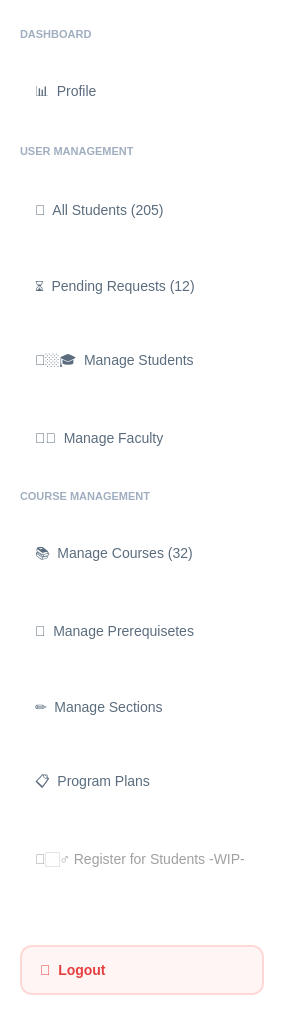
         <widget class="QWidget" name="navScrollContent">
          <property name="geometry">
           <rect>
            <x>0</x>
            <y>-101</y>
            <width>284</width>
            <height>1023</height>
           </rect>
          </property>
          <property name="styleSheet">
           <string notr="true">background-color: white;</string>
          </property>
          <layout class="QVBoxLayout" name="navMainLayout">
           <property name="spacing">
            <number>28</number>
           </property>
           <property name="leftMargin">
            <number>20</number>
           </property>
           <property name="topMargin">
            <number>28</number>
           </property>
           <property name="rightMargin">
            <number>20</number>
           </property>
           <property name="bottomMargin">
            <number>28</number>
           </property>
           <item>
            <widget class="QLabel" name="dashboardSectionLabel">
             <property name="styleSheet">
              <string notr="true">color: #a0aec0; font-size: 11px; font-weight: 800; background: transparent;</string>
             </property>
             <property name="text">
              <string>DASHBOARD</string>
             </property>
            </widget>
           </item>
           <item>
            <widget class="QPushButton" name="buttonProfile">
             <property name="minimumSize">
              <size>
               <width>0</width>
               <height>48</height>
              </size>
             </property>
             <property name="cursor">
              <cursorShape>PointingHandCursor</cursorShape>
             </property>
             <property name="styleSheet">
              <string notr="true">QPushButton {
    background-color: transparent;
    border: none;
    border-radius: 10px;
    color: #5a6c7d;
    font-size: 14px;
    text-align: left;
    padding-left: 15px;
}

QPushButton:hover {
    background-color: #f8f9fa;
    color: #f5576c;
}

/* CHECKED / TOGGLED STATE */
QPushButton:checked {
    background-color: rgba(245, 87, 108, 0.10);  /* faint pink */
    color: #f5576c; 
    font-weight: bold;
    border-left: 4px solid #f5576c;
    padding-left: 11px; /* adjust so bar doesn’t push content too far */
}

/* PRESSED STATE (optional but clean) */
QPushButton:pressed {
    background-color: rgba(245, 87, 108, 0.18);
}
</string>
             </property>
             <property name="text">
              <string>📊  Profile</string>
             </property>
             <property name="checkable">
              <bool>true</bool>
             </property>
             <attribute name="buttonGroup">
              <string notr="true">buttonGroupSubmenus</string>
             </attribute>
            </widget>
           </item>
           <item>
            <widget class="QLabel" name="userMgmtLabel">
             <property name="styleSheet">
              <string notr="true">color: #a0aec0; font-size: 11px; font-weight: 800; background: transparent;</string>
             </property>
             <property name="text">
              <string>USER MANAGEMENT</string>
             </property>
            </widget>
           </item>
           <item>
            <widget class="QPushButton" name="buttonAllStudents">
             <property name="minimumSize">
              <size>
               <width>0</width>
               <height>48</height>
              </size>
             </property>
             <property name="cursor">
              <cursorShape>PointingHandCursor</cursorShape>
             </property>
             <property name="styleSheet">
              <string notr="true">QPushButton {
    background-color: transparent;
    border: none;
    border-radius: 10px;
    color: #5a6c7d;
    font-size: 14px;
    text-align: left;
    padding-left: 15px;
}

QPushButton:hover {
    background-color: #f8f9fa;
    color: #f5576c;
}

/* CHECKED / TOGGLED STATE */
QPushButton:checked {
    background-color: rgba(245, 87, 108, 0.10);  /* faint pink */
    color: #f5576c; 
    font-weight: bold;
    border-left: 4px solid #f5576c;
    padding-left: 11px; /* adjust so bar doesn’t push content too far */
}

/* PRESSED STATE (optional but clean) */
QPushButton:pressed {
    background-color: rgba(245, 87, 108, 0.18);
}
</string>
             </property>
             <property name="text">
              <string>👥  All Students (205)</string>
             </property>
             <property name="checkable">
              <bool>true</bool>
             </property>
             <attribute name="buttonGroup">
              <string notr="true">buttonGroupSubmenus</string>
             </attribute>
            </widget>
           </item>
           <item>
            <widget class="QPushButton" name="buttonPendingRequests">
             <property name="minimumSize">
              <size>
               <width>0</width>
               <height>48</height>
              </size>
             </property>
             <property name="cursor">
              <cursorShape>PointingHandCursor</cursorShape>
             </property>
             <property name="styleSheet">
              <string notr="true">QPushButton {
    background-color: transparent;
    border: none;
    border-radius: 10px;
    color: #5a6c7d;
    font-size: 14px;
    text-align: left;
    padding-left: 15px;
}

QPushButton:hover {
    background-color: #f8f9fa;
    color: #f5576c;
}

/* CHECKED / TOGGLED STATE */
QPushButton:checked {
    background-color: rgba(245, 87, 108, 0.10);  /* faint pink */
    color: #f5576c; 
    font-weight: bold;
    border-left: 4px solid #f5576c;
    padding-left: 11px; /* adjust so bar doesn’t push content too far */
}

/* PRESSED STATE (optional but clean) */
QPushButton:pressed {
    background-color: rgba(245, 87, 108, 0.18);
}
</string>
             </property>
             <property name="text">
              <string>⏳  Pending Requests (12)</string>
             </property>
             <property name="checkable">
              <bool>true</bool>
             </property>
             <attribute name="buttonGroup">
              <string notr="true">buttonGroupSubmenus</string>
             </attribute>
            </widget>
           </item>
           <item>
            <widget class="QPushButton" name="buttonManageStudents">
             <property name="enabled">
              <bool>true</bool>
             </property>
             <property name="minimumSize">
              <size>
               <width>0</width>
               <height>48</height>
              </size>
             </property>
             <property name="cursor">
              <cursorShape>PointingHandCursor</cursorShape>
             </property>
             <property name="styleSheet">
              <string notr="true">QPushButton {
    background-color: transparent;
    border: none;
    border-radius: 10px;
    color: #5a6c7d;
    font-size: 14px;
    text-align: left;
    padding-left: 15px;
}

QPushButton:hover {
    background-color: #f8f9fa;
    color: #f5576c;
}

/* CHECKED / TOGGLED STATE */
QPushButton:checked {
    background-color: rgba(245, 87, 108, 0.10);  /* faint pink */
    color: #f5576c; 
    font-weight: bold;
    border-left: 4px solid #f5576c;
    padding-left: 11px; /* adjust so bar doesn’t push content too far */
}

/* PRESSED STATE */
QPushButton:pressed {
    background-color: rgba(245, 87, 108, 0.18);
}

/* DISABLED STATE */
QPushButton:disabled {
    background-color: transparent;
    color: #a0a0a0;        /* muted grey for disabled */
    border-left: none;      /* remove left bar if present */
    font-weight: normal;    /* remove bold */
}
</string>
             </property>
             <property name="text">
              <string>👨🏼‍🎓  Manage Students</string>
             </property>
             <property name="checkable">
              <bool>true</bool>
             </property>
             <attribute name="buttonGroup">
              <string notr="true">buttonGroupSubmenus</string>
             </attribute>
            </widget>
           </item>
           <item>
            <widget class="QPushButton" name="buttonManageFaculty">
             <property name="enabled">
              <bool>true</bool>
             </property>
             <property name="minimumSize">
              <size>
               <width>0</width>
               <height>48</height>
              </size>
             </property>
             <property name="cursor">
              <cursorShape>PointingHandCursor</cursorShape>
             </property>
             <property name="styleSheet">
              <string notr="true">QPushButton {
    background-color: transparent;
    border: none;
    border-radius: 10px;
    color: #5a6c7d;
    font-size: 14px;
    text-align: left;
    padding-left: 15px;
}

QPushButton:hover {
    background-color: #f8f9fa;
    color: #f5576c;
}

/* CHECKED / TOGGLED STATE */
QPushButton:checked {
    background-color: rgba(245, 87, 108, 0.10);  /* faint pink */
    color: #f5576c; 
    font-weight: bold;
    border-left: 4px solid #f5576c;
    padding-left: 11px; /* adjust so bar doesn’t push content too far */
}

/* PRESSED STATE */
QPushButton:pressed {
    background-color: rgba(245, 87, 108, 0.18);
}

/* DISABLED STATE */
QPushButton:disabled {
    background-color: transparent;
    color: #a0a0a0;        /* muted grey for disabled */
    border-left: none;      /* remove left bar if present */
    font-weight: normal;    /* remove bold */
}
</string>
             </property>
             <property name="text">
              <string>👨‍🏫  Manage Faculty</string>
             </property>
             <property name="checkable">
              <bool>true</bool>
             </property>
             <attribute name="buttonGroup">
              <string notr="true">buttonGroupSubmenus</string>
             </attribute>
            </widget>
           </item>
           <item>
            <widget class="QLabel" name="courseMgmtLabel">
             <property name="styleSheet">
              <string notr="true">color: #a0aec0; font-size: 11px; font-weight: 800; background: transparent;</string>
             </property>
             <property name="text">
              <string>COURSE MANAGEMENT</string>
             </property>
            </widget>
           </item>
           <item>
            <widget class="QPushButton" name="buttonManageCourses">
             <property name="minimumSize">
              <size>
               <width>0</width>
               <height>48</height>
              </size>
             </property>
             <property name="cursor">
              <cursorShape>PointingHandCursor</cursorShape>
             </property>
             <property name="styleSheet">
              <string notr="true">QPushButton {
    background-color: transparent;
    border: none;
    border-radius: 10px;
    color: #5a6c7d;
    font-size: 14px;
    text-align: left;
    padding-left: 15px;
}

QPushButton:hover {
    background-color: #f8f9fa;
    color: #f5576c;
}

/* CHECKED / TOGGLED STATE */
QPushButton:checked {
    background-color: rgba(245, 87, 108, 0.10);  /* faint pink */
    color: #f5576c; 
    font-weight: bold;
    border-left: 4px solid #f5576c;
    padding-left: 11px; /* adjust so bar doesn’t push content too far */
}

/* PRESSED STATE (optional but clean) */
QPushButton:pressed {
    background-color: rgba(245, 87, 108, 0.18);
}
</string>
             </property>
             <property name="text">
              <string>📚  Manage Courses (32)</string>
             </property>
             <property name="checkable">
              <bool>true</bool>
             </property>
             <attribute name="buttonGroup">
              <string notr="true">buttonGroupSubmenus</string>
             </attribute>
            </widget>
           </item>
           <item>
            <widget class="QPushButton" name="buttonManagePrereqs">
             <property name="minimumSize">
              <size>
               <width>0</width>
               <height>48</height>
              </size>
             </property>
             <property name="cursor">
              <cursorShape>PointingHandCursor</cursorShape>
             </property>
             <property name="styleSheet">
              <string notr="true">QPushButton {
    background-color: transparent;
    border: none;
    border-radius: 10px;
    color: #5a6c7d;
    font-size: 14px;
    text-align: left;
    padding-left: 15px;
}

QPushButton:hover {
    background-color: #f8f9fa;
    color: #f5576c;
}

/* CHECKED / TOGGLED STATE */
QPushButton:checked {
    background-color: rgba(245, 87, 108, 0.10);  /* faint pink */
    color: #f5576c; 
    font-weight: bold;
    border-left: 4px solid #f5576c;
    padding-left: 11px; /* adjust so bar doesn’t push content too far */
}

/* PRESSED STATE (optional but clean) */
QPushButton:pressed {
    background-color: rgba(245, 87, 108, 0.18);
}
</string>
             </property>
             <property name="text">
              <string>🔗  Manage Prerequisetes</string>
             </property>
             <property name="checkable">
              <bool>true</bool>
             </property>
             <attribute name="buttonGroup">
              <string notr="true">buttonGroupSubmenus</string>
             </attribute>
            </widget>
           </item>
           <item>
            <widget class="QPushButton" name="buttonManageSections">
             <property name="minimumSize">
              <size>
               <width>0</width>
               <height>48</height>
              </size>
             </property>
             <property name="cursor">
              <cursorShape>PointingHandCursor</cursorShape>
             </property>
             <property name="styleSheet">
              <string notr="true">QPushButton {
    background-color: transparent;
    border: none;
    border-radius: 10px;
    color: #5a6c7d;
    font-size: 14px;
    text-align: left;
    padding-left: 15px;
}

QPushButton:hover {
    background-color: #f8f9fa;
    color: #f5576c;
}

/* CHECKED / TOGGLED STATE */
QPushButton:checked {
    background-color: rgba(245, 87, 108, 0.10);  /* faint pink */
    color: #f5576c; 
    font-weight: bold;
    border-left: 4px solid #f5576c;
    padding-left: 11px; /* adjust so bar doesn’t push content too far */
}

/* PRESSED STATE (optional but clean) */
QPushButton:pressed {
    background-color: rgba(245, 87, 108, 0.18);
}
</string>
             </property>
             <property name="text">
              <string>✏️  Manage Sections</string>
             </property>
             <property name="checkable">
              <bool>true</bool>
             </property>
             <attribute name="buttonGroup">
              <string notr="true">buttonGroupSubmenus</string>
             </attribute>
            </widget>
           </item>
           <item>
            <widget class="QPushButton" name="buttonProgramPlans">
             <property name="minimumSize">
              <size>
               <width>0</width>
               <height>48</height>
              </size>
             </property>
             <property name="cursor">
              <cursorShape>PointingHandCursor</cursorShape>
             </property>
             <property name="styleSheet">
              <string notr="true">QPushButton {
    background-color: transparent;
    border: none;
    border-radius: 10px;
    color: #5a6c7d;
    font-size: 14px;
    text-align: left;
    padding-left: 15px;
}

QPushButton:hover {
    background-color: #f8f9fa;
    color: #f5576c;
}

/* CHECKED / TOGGLED STATE */
QPushButton:checked {
    background-color: rgba(245, 87, 108, 0.10);  /* faint pink */
    color: #f5576c; 
    font-weight: bold;
    border-left: 4px solid #f5576c;
    padding-left: 11px; /* adjust so bar doesn’t push content too far */
}

/* PRESSED STATE (optional but clean) */
QPushButton:pressed {
    background-color: rgba(245, 87, 108, 0.18);
}
</string>
             </property>
             <property name="text">
              <string>📋  Program Plans</string>
             </property>
             <property name="checkable">
              <bool>true</bool>
             </property>
             <attribute name="buttonGroup">
              <string notr="true">buttonGroupSubmenus</string>
             </attribute>
            </widget>
           </item>
           <item>
            <widget class="QPushButton" name="buttonRegisterForStudents">
             <property name="enabled">
              <bool>false</bool>
             </property>
             <property name="minimumSize">
              <size>
               <width>0</width>
               <height>48</height>
              </size>
             </property>
             <property name="cursor">
              <cursorShape>PointingHandCursor</cursorShape>
             </property>
             <property name="styleSheet">
              <string notr="true">QPushButton {
    background-color: transparent;
    border: none;
    border-radius: 10px;
    color: #5a6c7d;
    font-size: 14px;
    text-align: left;
    padding-left: 15px;
}

QPushButton:hover {
    background-color: #f8f9fa;
    color: #f5576c;
}

/* CHECKED / TOGGLED STATE */
QPushButton:checked {
    background-color: rgba(245, 87, 108, 0.10);  /* faint pink */
    color: #f5576c; 
    font-weight: bold;
    border-left: 4px solid #f5576c;
    padding-left: 11px; /* adjust so bar doesn’t push content too far */
}

/* PRESSED STATE */
QPushButton:pressed {
    background-color: rgba(245, 87, 108, 0.18);
}

/* DISABLED STATE */
QPushButton:disabled {
    background-color: transparent;
    color: #a0a0a0;        /* muted grey for disabled */
    border-left: none;      /* remove left bar if present */
    font-weight: normal;    /* remove bold */
}
</string>
             </property>
             <property name="text">
              <string>🙋🏻‍♂️ Register for Students -WIP-</string>
             </property>
             <property name="checkable">
              <bool>true</bool>
             </property>
            </widget>
           </item>
           <item>
            <spacer name="navVerticalSpacer">
             <property name="orientation">
              <enum>Qt::Orientation::Vertical</enum>
             </property>
             <property name="sizeHint" stdset="0">
              <size>
               <width>20</width>
               <height>40</height>
              </size>
             </property>
            </spacer>
           </item>
           <item>
            <widget class="QPushButton" name="buttonLogout">
             <property name="minimumSize">
              <size>
               <width>0</width>
               <height>50</height>
              </size>
             </property>
             <property name="cursor">
              <cursorShape>PointingHandCursor</cursorShape>
             </property>
             <property name="styleSheet">
              <string notr="true">QPushButton {
    background-color: #fff5f5;
    border: 2px solid #fed7d7;
    border-radius: 12px;
    color: #e53e3e;
    font-weight: 700;
    font-size: 14px;
    text-align: left;
    padding-left: 18px;
    /* Add subtle shadow for depth */
    box-shadow: 0px 2px 4px rgba(0, 0, 0, 0.1);
}

/* Hover effect */
QPushButton:hover {
    background-color: #fed7d7;
}

/* Pressed effect */
QPushButton:pressed {
    background-color: #fbb6b6; /* slightly darker */
    padding-left: 20px;        /* move text slightly right to simulate press */
    padding-top: 2px;          /* move text slightly down */
    border-color: #f56565;     /* darker border */
}
</string>
             </property>
             <property name="text">
              <string>🚪  Logout</string>
             </property>
            </widget>
           </item>
          </layout>
         </widget>
